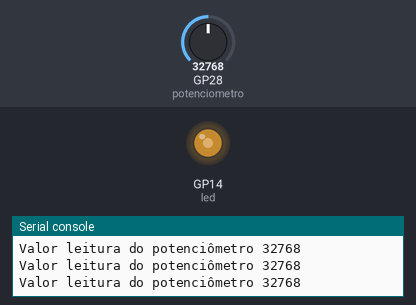
Recording of a program running on a simulated Raspberry Pi Pico running MicroPython. Shown: output pins drawn as LEDs (lit = HIGH), the last lines printed to the serial console. The test bench sets the inputs (shaded band); at power-on: GP28 (potenciometro) = 32768 (analog values on the 0–65535 scale).

Above: at 1.2 s.
1.3 s: GP28 (potenciometro) set to 45874
At 2.5 s:
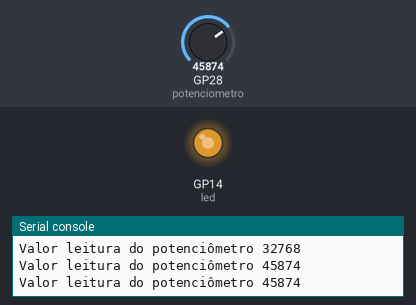
3.0 s: GP28 (potenciometro) set to 57670
At 3.7 s:
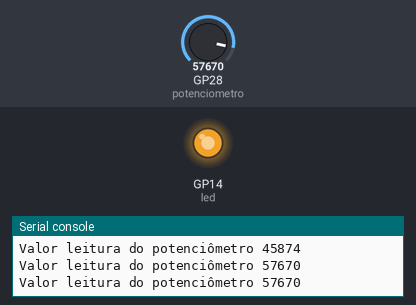
4.5 s: GP28 (potenciometro) set to 7864
At 4.9 s:
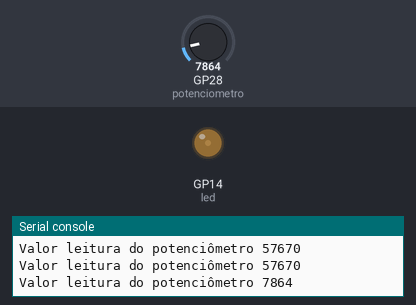
6.0 s: GP28 (potenciometro) set to 0
At 7.3 s:
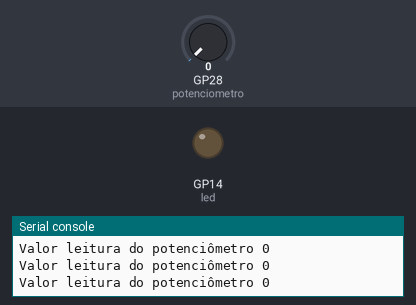
Timing chart, 0 to 8.5 s (numbered marks = the images above; inputs shaded):
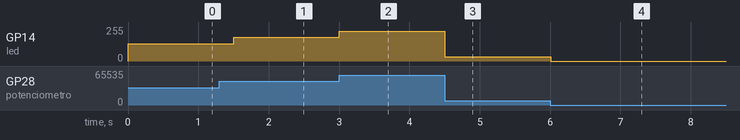

The program:

exercicio03.py
```python
# 3. Controle Manual de Brilho
# Adicione o Potenciômetro ao circuito (conectado a um pino ADC da Pico).
# Escreva um programa que leia o valor analógico do potenciômetro e o
# repasse diretamente para o duty cycle do LED via PWM. Resultado
# esperado: Ao girar o potenciômetro, o brilho do LED aumenta ou diminui
# proporcionalmente.

from machine import Pin, PWM, ADC
from utime import sleep

potenciometro = ADC(28)
led = PWM(Pin(14))
led.freq(1000)
led.duty_u16(0) #iniciando o led desligado


while True:


    leitura_pot = potenciometro.read_u16()
    led.duty_u16(leitura_pot) #iniciando o led desligado
    print("Valor leitura do potenciômetro", leitura_pot)
    sleep(0.5)
```

Measured:
- after the input at 1.3 s, GP14 (led): 128/255 → 178/255 after 0.20 s
- after the input at 3.0 s, GP14 (led): 178/255 → 224/255 at once
- after the input at 4.5 s, GP14 (led): 224/255 → 31/255 at once
- after the input at 6.0 s, GP14 (led): 31/255 → 0/255 at once
